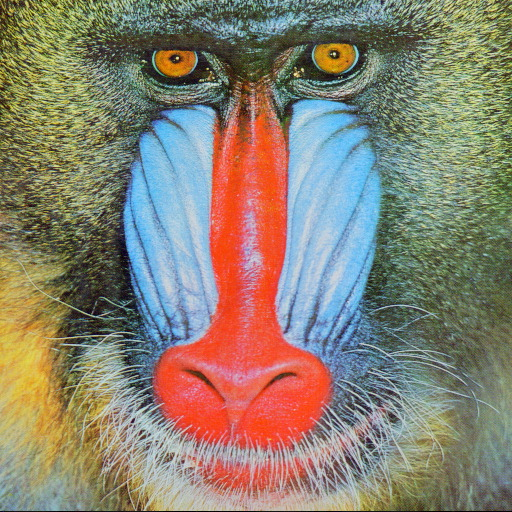
#> input picture images/baboon.jpg, 512 x 512 px, given in place of Baboon.bmp, which was not available
$ python 6_ROI1.py
#> lines starting #> are read from the running program, lines starting #| are printed output that depends on the picture; after the words box and inside, x2 and y2 are one past the last pixel; in counts of white or black regions, pixels touching at a corner belong together; pictures that were not available may be replaced by others from this repository, and a replacement may not be noted
import numpy as np
import cv2

filename = "../images/Baboon.bmp"
ROI_x, ROI_y = 200, 100
ROI_nr, ROI_nc = 80, 160

# filename = input("Please enter filename: ")
# ROI_x, ROI_y = eval(input("Enter (x, y) for ROI: "))
# ROI_nr, ROI_nc = eval(input("Enter (rows, columns) for ROI: "))

img = cv2.imread(filename, -1)
#> img is the input picture: shape (512, 512, 3); mean B, G, R 112.9, 129.1, 137.1
ROI = img[ROI_x : ROI_x + ROI_nr, ROI_y : ROI_y + ROI_nc]
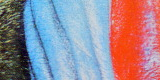
#> ROI: shape (80, 160, 3); mean B, G, R 151.5, 138.1, 153.9

# 矩形 (注意繪圖的座標系和圖像是不同的)
cv2.rectangle(img, (ROI_y, ROI_x), (ROI_y+ROI_nc, ROI_x+ROI_nr), (0, 255, 0), 1)
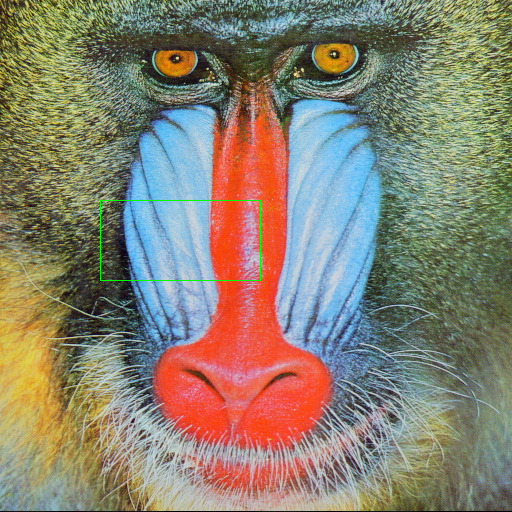
#> img: shape (512, 512, 3); 0.18% of pixels changed, all inside (x1, y1, x2, y2) = (100, 200, 261, 281)

cv2.namedWindow('original')
cv2.namedWindow('ROI', cv2.WINDOW_AUTOSIZE)
cv2.imshow('original', img)
cv2.imshow('ROI', ROI)
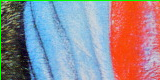
#> window 'ROI': shape (80, 160, 3); mean B, G, R 149.1, 140.5, 151.3

cv2.waitKey(0)
cv2.destroyAllWindows()

$ run again, with images/aero1.jpg copied over images/baboon.jpg
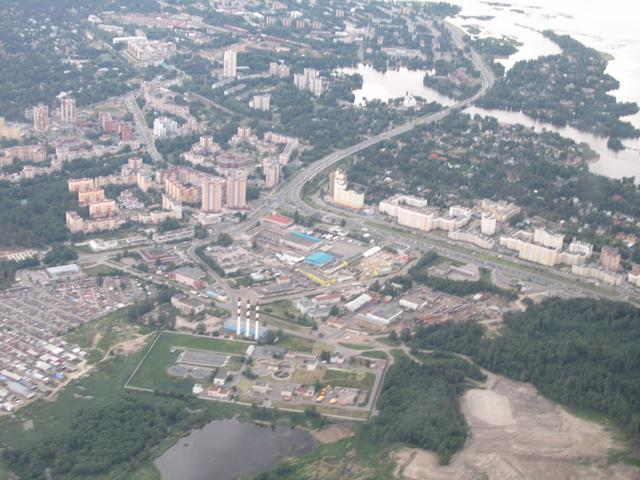
#> input picture images/aero1.jpg, 640 x 480 px, given in place of Baboon.bmp, which was not available
#> img is the input picture: shape (480, 640, 3); mean B, G, R 153.6, 150.4, 147.6
#> `cv2.rectangle(img, (ROI_y, ROI_x), (ROI_y+ROI_nc, ROI_x+ROI_nr), (0, 2..`:
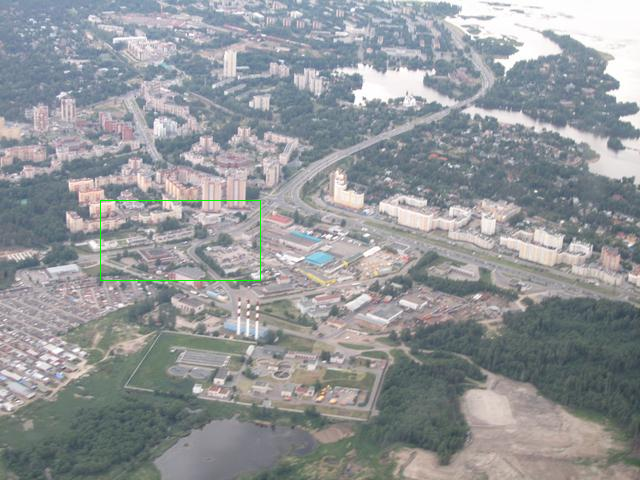
#> img: shape (480, 640, 3); 0.16% of pixels changed, all inside (x1, y1, x2, y2) = (100, 200, 261, 281)
#> `cv2.imshow('ROI', ROI)`:
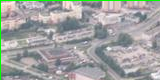
#> window 'ROI': shape (80, 160, 3); mean B, G, R 160.8, 162.1, 160.9
